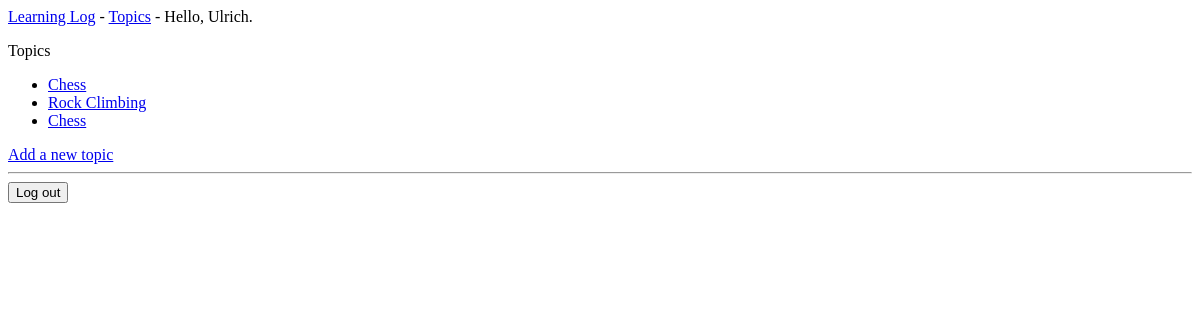
The app's page /topics/ (signed in), older data.
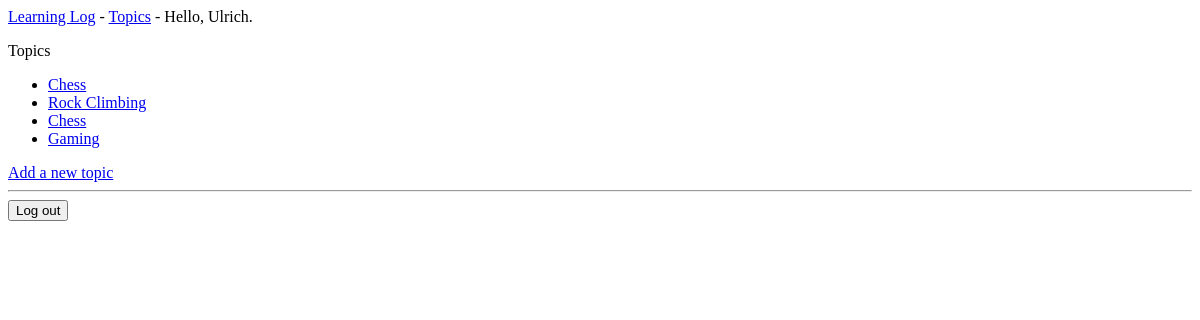
The same page, newer data.
### learning_logs/models.py (models this page shows, shortened)
class Topic(models.Model):
    text = models.CharField(max_length=200)
    date_added = models.DateTimeField(auto_now_add=True)

### learning_logs/views.py (the view)
# urls.py: path('topics/', views.topics, name='topics'),
def topics(request):
    topics = Topic.objects.order_by('date_added')
    context = {'topics': topics}
    return render(request, 'learning_logs/topics.html', context)

### learning_logs/templates/learning_logs/topics.html
{% extends 'learning_logs/base.html' %}
{% block content %}
  <p>Topics</p>
  <ul>
    {% for topic in topics %}
      <li>
        <a href="{% url 'learning_logs:topic' topic.id %}">
          {{ topic.text }}</a>
      </li>
    {% empty %}
      <li>No topics have been added yet.</li>
    {% endfor %}
  </ul>
  <a href="{% url 'learning_logs:new_topic' %}">Add a new topic</a>
{% endblock content %}

### learning_logs/templates/learning_logs/base.html (shortened to what this page needs)
<p>
  <a href="{% url 'learning_logs:index' %}">Learning Log</a> -
  <a href="{% url 'learning_logs:topics' %}">Topics</a> -
  {% if user.is_authenticated %}
    Hello, {{ user.username }}.
  {% else %}
    <a href="{% url 'accounts:register' %}">Register</a> -
    <a href="{% url 'accounts:login' %}">Log in</a>
  {% endif %}
</p>
{% block content %}{% endblock content %}
{% if user.is_authenticated %}
  <hr />
  <form action="{% url 'accounts:logout' %}" method='post'>
    <button name='submit'>Log out</button>
  </form>
{% endif %}

Row changes from the older to the newer data that the page shows:
added Topic: text "Gaming"
